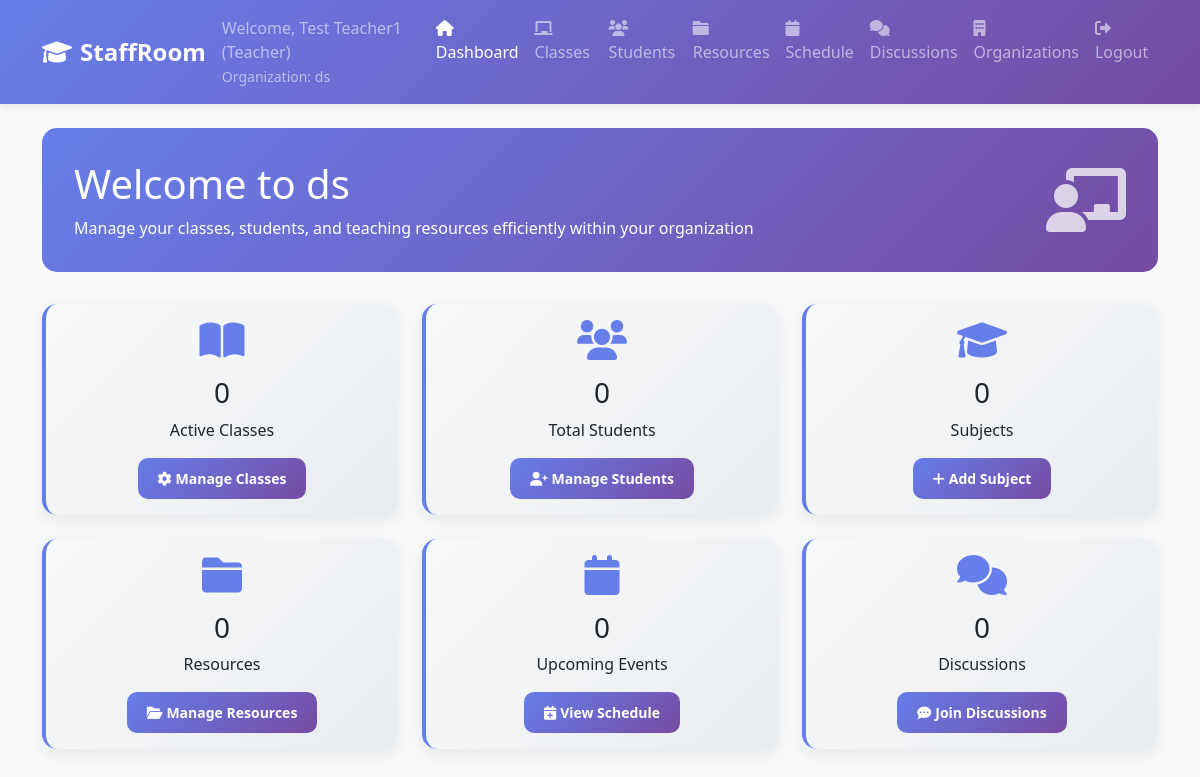
Before: /dashboard (signed in) with the older database file.
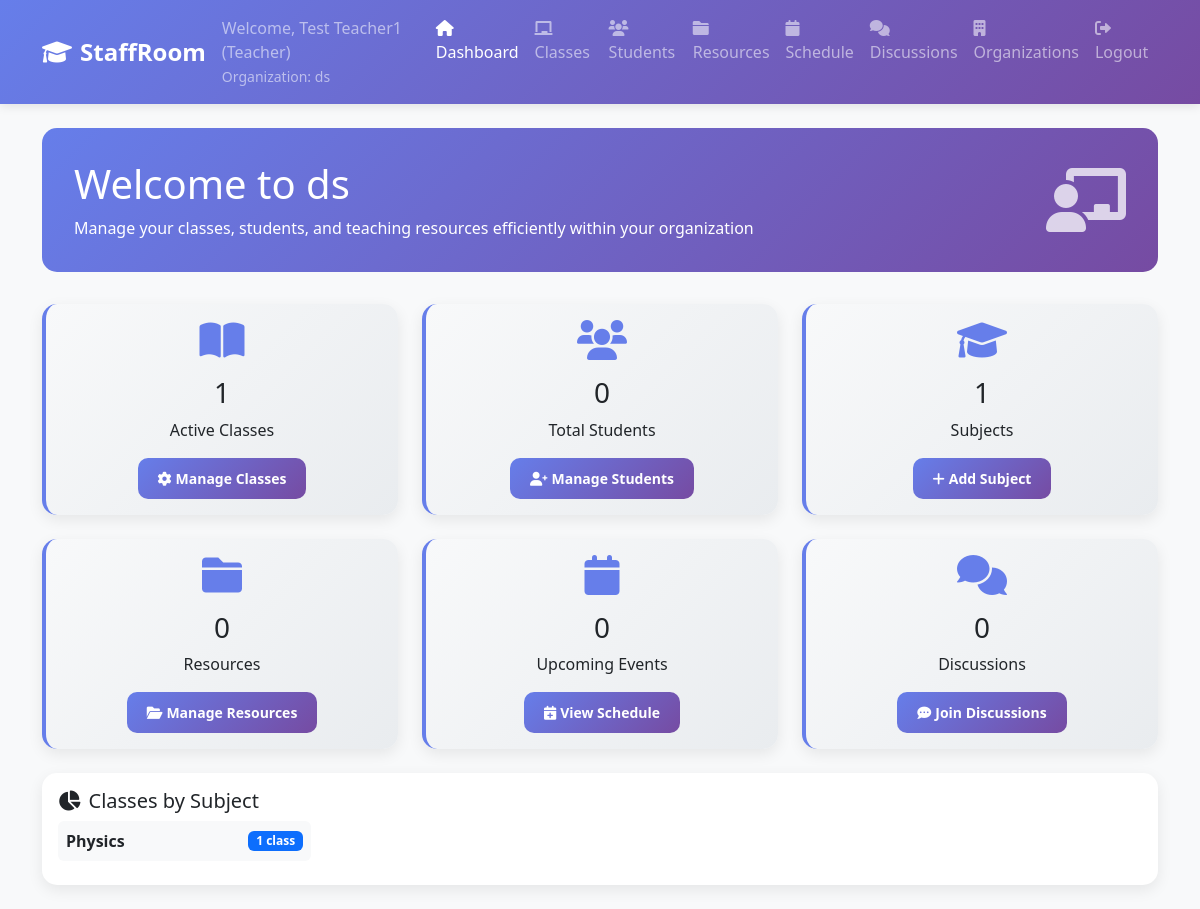
After: the same page with the newer database file.
### tables this page shows
CREATE TABLE classes (
                id INTEGER PRIMARY KEY AUTOINCREMENT,
                name TEXT NOT NULL,
                description TEXT,
                subject_id INTEGER NOT NULL,
                grade_level INTEGER NOT NULL CHECK (grade_level BETWEEN 1 AND 12),
                teacher_id INTEGER NOT NULL,
                created_at TIMESTAMP DEFAULT CURRENT_TIMESTAMP, organization_id INTEGER,
                FOREIGN KEY (subject_id) REFERENCES subjects (id),
                FOREIGN KEY (teacher_id) REFERENCES users (id)
            );

CREATE TABLE subjects (
                id INTEGER PRIMARY KEY AUTOINCREMENT,
                name TEXT UNIQUE NOT NULL,
                description TEXT,
                is_custom BOOLEAN DEFAULT 0,
                created_by INTEGER,
                created_at TIMESTAMP DEFAULT CURRENT_TIMESTAMP,
                FOREIGN KEY (created_by) REFERENCES users (id)
            );

### web_app.py (the view)
    def decorated_function(*args, **kwargs):
        if 'user_id' not in session:
            return redirect(url_for('login'))
        user_organizations = db.get_user_organizations(session['user_id'])
        if not user_organizations:
            flash('You must join an organization to access this feature.', 'warning')
            return redirect(url_for('organizations'))
        return f(*args, **kwargs)

### web_app.py (called while the page is built)
def require_organization_access(f):
    def decorated_function(*args, **kwargs):
        if 'user_id' not in session:
            return redirect(url_for('login'))
        user_organizations = db.get_user_organizations(session['user_id'])
        if not user_organizations:
            flash('You must join an organization to access this feature.', 'warning')
            return redirect(url_for('organizations'))
        return f(*args, **kwargs)
    decorated_function.__name__ = f.__name__
    return decorated_function

    def get_connection(self):
        if self.db_path.startswith('postgresql://'):
            import psycopg2
            from psycopg2.extras import RealDictCursor
            conn = psycopg2.connect(self.db_path, cursor_factory=RealDictCursor)
        else:
            db_file = self.db_path.replace('sqlite:///', '')
            conn = sqlite3.connect(db_file)
            conn.row_factory = sqlite3.Row
        return conn

### templates/dashboard.html (shortened to what the changed rows need)
{% extends "common/base.html" %}
{% block content %}
        <div class="welcome-section">
            <div class="row align-items-center">
                <div class="col-md-8">
                    <h1 class="mb-2">Welcome to {{ stats.organization_name }}</h1>
                </div>
            </div>
        </div>
        <div class="row mb-4">
            {% if user_type == 'teacher' %}
                <div class="col-md-4">
                    <div class="card stats-card h-100">
                        <div class="card-body text-center">
                            <i class="fas fa-book-open card-icon"></i>
                            <h3>{{ stats.classes }}</h3>
                            <p class="mb-3">Active Classes</p>
                            <a href="{{ url_for('classes') }}" class="btn btn-primary btn-sm">
                                <i class="fas fa-cog me-1"></i>Manage Classes
                            </a>
                        </div>
                    </div>
                </div>
                <div class="col-md-4">
                    <div class="card stats-card h-100">
                        <div class="card-body text-center">
                            <i class="fas fa-users card-icon"></i>
                            <h3>{{ stats.total_students }}</h3>
                            <p class="mb-3">Total Students</p>
                            <a href="{{ url_for('students') }}" class="btn btn-primary btn-sm">
                                <i class="fas fa-user-plus me-1"></i>Manage Students
                            </a>
                        </div>
                    </div>
                </div>
                <div class="col-md-4">
                    <div class="card stats-card h-100">
                        <div class="card-body text-center">
                            <i class="fas fa-graduation-cap card-icon"></i>
                            <h3>{{ stats.subjects }}</h3>
                            <p class="mb-3">Subjects</p>
                            <a href="{{ url_for('classes') }}" class="btn btn-primary btn-sm">
                                <i class="fas fa-plus me-1"></i>Add Subject
                            </a>
                        </div>
                    </div>
                </div>
            {% endif %}
        </div>
        {% if user_type == 'teacher' and stats.subject_breakdown %}
        <div class="row mb-4">
            <div class="col-12">
                <div class="card">
                    <div class="card-body">
                        <h5 class="card-title">
                            <i class="fas fa-chart-pie me-2"></i>Classes by Subject
                        </h5>
                        <div class="row">
                            {% for subject, count in stats.subject_breakdown.items() %}
                            <div class="col-md-3 col-sm-6 mb-2">
                                <div class="d-flex justify-content-between align-items-center p-2 bg-light rounded">
                                    <span class="fw-bold">{{ subject }}</span>
                                    <span class="badge bg-primary">{{ count }} class{{ 'es' if count > 1 else '' }}</span>
                                </div>
                            </div>
                            {% endfor %}
                        </div>
                    </div>
                </div>
            </div>
        </div>
        {% endif %}
{% endblock %}

Changed rows visible on the page:
added classes: name "Physics", count "1"
Other visible differences:
{{ stats.classes }}: "0" → "1"
{{ stats.subjects }}: "0" → "1"
text now shown: "Classes by Subject"
